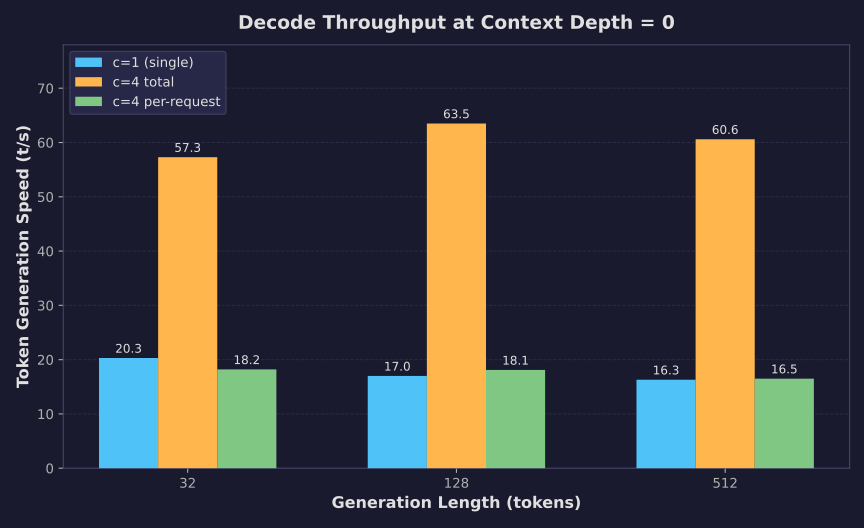

The script that saved this image:
#!/usr/bin/env python3
"""Generate dark-themed bar chart: Token generation speed at depth=0 for c=1 and c=4."""

import matplotlib
matplotlib.use("Agg")
import matplotlib.pyplot as plt
import numpy as np

plt.rcParams.update({
    "text.color": "#e0e0e0",
    "axes.labelcolor": "#e0e0e0",
    "xtick.color": "#b0b0b0",
    "ytick.color": "#b0b0b0",
    "axes.edgecolor": "#444466",
})

fig, ax = plt.subplots(figsize=(9, 5.5), facecolor="#1a1a2e")
ax.set_facecolor("#1a1a2e")

gen_lengths = [32, 128, 512]
x = np.arange(len(gen_lengths))
width = 0.22

# c=1
c1 = [20.3, 17.0, 16.3]
# c=4 total
c4_total = [57.3, 63.5, 60.6]
# c=4 per-req
c4_per_req = [18.2, 18.1, 16.5]

bars1 = ax.bar(x - width, c1, width, label="c=1 (single)", color="#4fc3f7", zorder=3)
bars2 = ax.bar(x, c4_total, width, label="c=4 total", color="#ffb74d", zorder=3)
bars3 = ax.bar(x + width, c4_per_req, width, label="c=4 per-request", color="#81c784", zorder=3)

ax.set_xlabel("Generation Length (tokens)", fontsize=12, fontweight="bold")
ax.set_ylabel("Token Generation Speed (t/s)", fontsize=12, fontweight="bold")
ax.set_title("Decode Throughput at Context Depth = 0", fontsize=14, fontweight="bold", pad=12)
ax.set_xticks(x)
ax.set_xticklabels(["32", "128", "512"])
ax.set_ylim(0, 78)
ax.grid(axis="y", color="#2a2a4a", linestyle="--", linewidth=0.7, zorder=0)
ax.legend(loc="upper left", fontsize=10, frameon=True, facecolor="#2a2a4e", edgecolor="#444466")

for bars in [bars1, bars2, bars3]:
    for bar in bars:
        h = bar.get_height()
        ax.annotate(f"{h:.1f}", xy=(bar.get_x() + bar.get_width() / 2, h),
                     xytext=(0, 4), textcoords="offset points", ha="center",
                     fontsize=9, color="#e0e0e0")

plt.tight_layout()
plt.savefig("/tmp/Qwen3.6-27B-on-Spark/charts/llama_benchy_decode.svg", format="svg", facecolor="#1a1a2e")
print("Saved llama_benchy_decode.svg")
